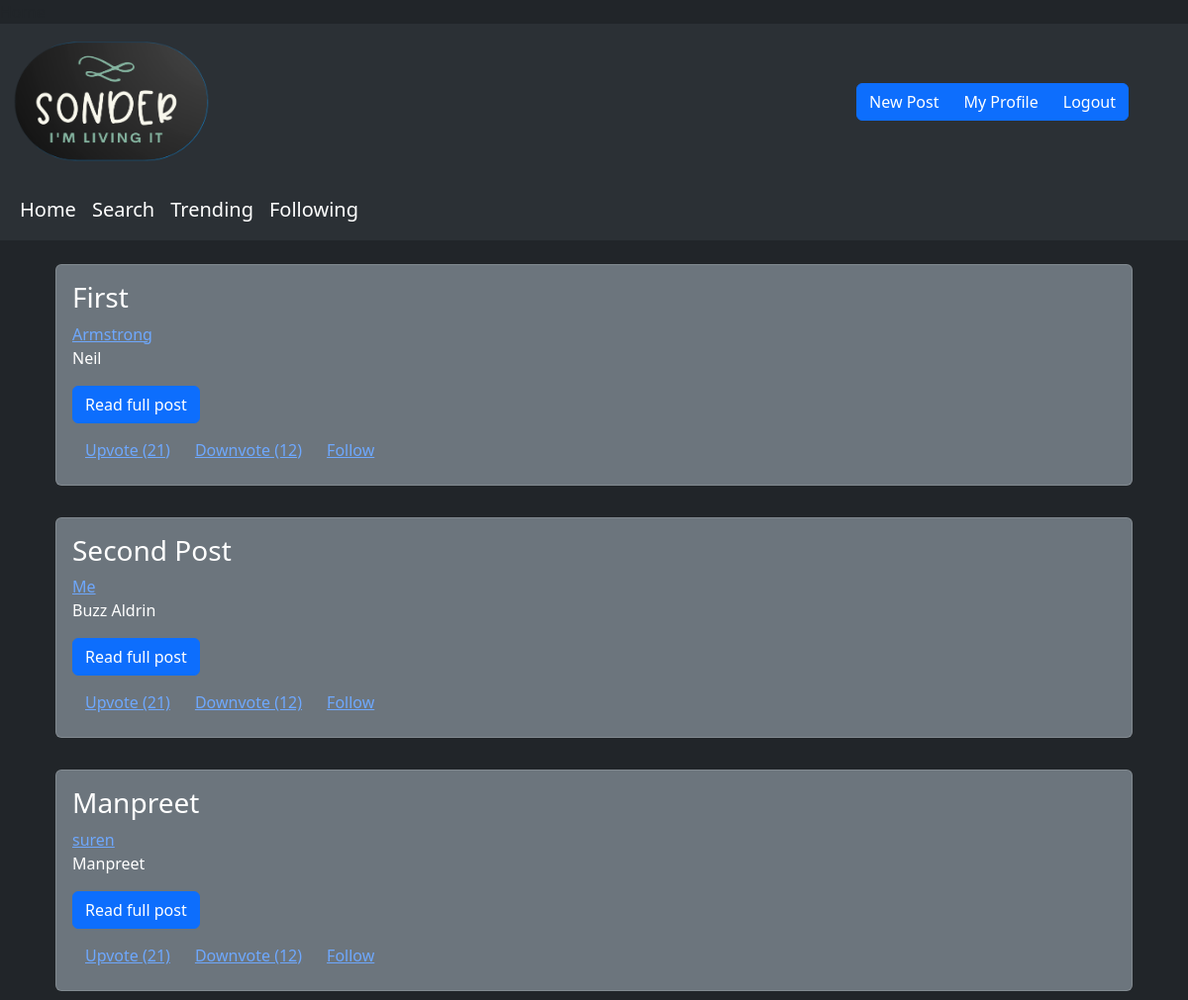
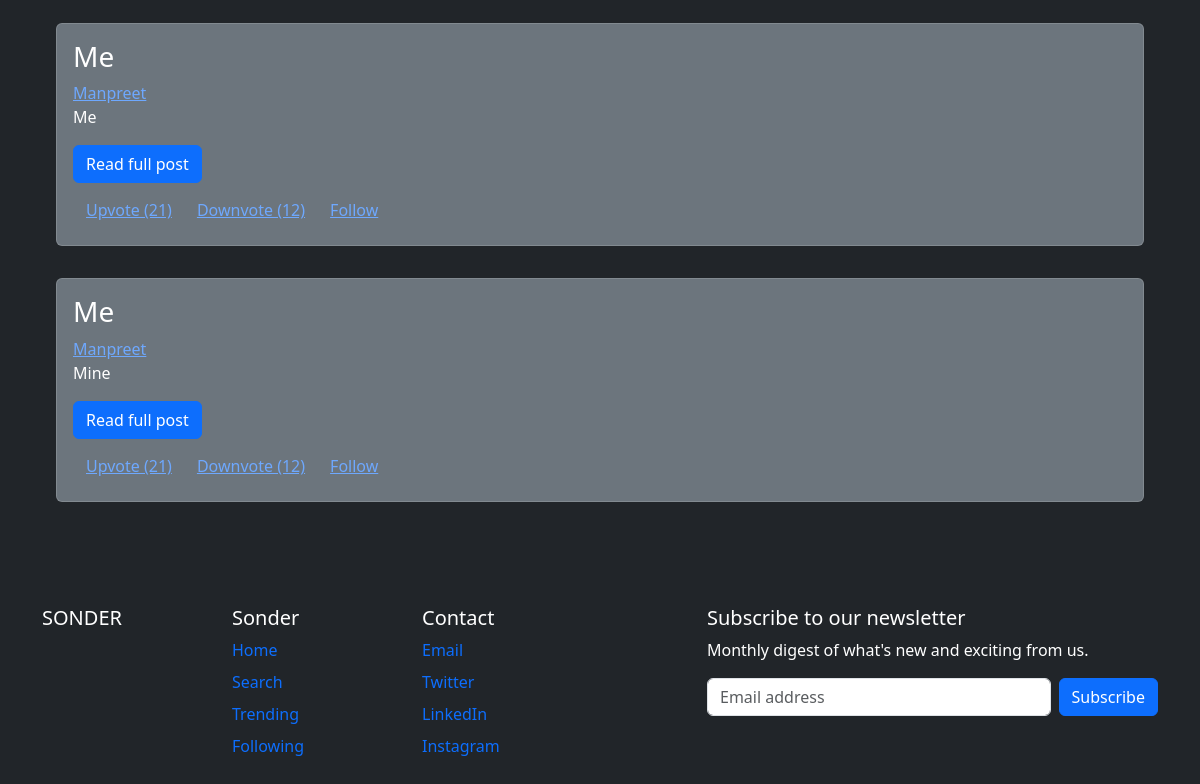
Page / (signed in) on the committed database (2 pictures, top to bottom).
### tables this page shows
CREATE TABLE posts (
    id INTEGER PRIMARY KEY AUTOINCREMENT,
    created TIMESTAMP NOT NULL DEFAULT CURRENT_TIMESTAMP,
    title TEXT NOT NULL,
    content TEXT NOT NULL,
    author TEXT NOT NULL
);

### app.py (the view)
@app.route('/')
def home():
    conn = get_db_connection()
    posts = conn.execute('SELECT * FROM posts').fetchall()
    conn.close()
    return render_template('index.html',posts=posts)

### app.py (called while the page is built)
def get_db_connection():
    conn = sqlite3.connect('database.db')
    conn.row_factory = sqlite3.Row
    return conn

### templates/index.html (shortened to what this page needs)
{% extends 'base.html' %}
{% block body %}
{% for post in posts %}
<div class="d-grid gap-3">
        <div class="p-2 bg-dark text-white mx-5 mt-3" data-bs-theme="dark">
            <div class="card bg-secondary text-white" data-bs-theme = "dark">
                <div class="card-body">
                  <h3 class="card-title">{{post.title}}</h3>
                  <a href="{{post.author}}">{{post.author}}</a>
                  <p class="card-text">{{post.content}}</p>
                  <a href="{{post.id}}" class="btn btn-primary mb-2">Read full post</a>
                  <br>
                  <div class="btn-group" role="group" aria-label="Basic outlined example">
                    <button type="button" class="btn btn-link">Upvote (21)</button>
                    <button type="button" class="btn btn-link">Downvote (12)</button>
                    <button type="button" class="btn btn-link">Follow</button>
                  </div>
                </div>
              </div>
        </div>
  </div>
{% endfor %}
{% endblock %}

### rows in the picture
posts: title "First", author "Armstrong", content "Neil"
posts: title "Second Post", author "Me", content "Buzz Aldrin"
posts: title "Manpreet", author "suren", content "Manpreet"
posts: title "Me", author "Manpreet", content "Me"
posts: title "Me", author "Manpreet", content "Mine"
